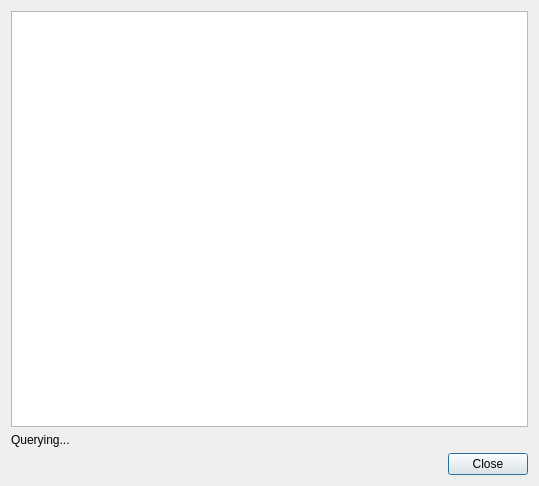
<?xml version="1.0" encoding="UTF-8"?>
<ui version="4.0">
 <class>ServiceDiscovery</class>
 <widget class="QDialog" name="ServiceDiscovery">
  <property name="geometry">
   <rect>
    <x>0</x>
    <y>0</y>
    <width>539</width>
    <height>486</height>
   </rect>
  </property>
  <property name="windowTitle">
   <string>Available Services</string>
  </property>
  <layout class="QVBoxLayout" name="verticalLayout">
   <item>
    <widget class="QListWidget" name="list"/>
   </item>
   <item>
    <widget class="QLabel" name="status">
     <property name="text">
      <string>Querying...</string>
     </property>
    </widget>
   </item>
   <item>
    <widget class="QDialogButtonBox" name="buttonBox">
     <property name="standardButtons">
      <set>QDialogButtonBox::Close</set>
     </property>
    </widget>
   </item>
  </layout>
 </widget>
 <resources/>
 <connections>
  <connection>
   <sender>buttonBox</sender>
   <signal>accepted()</signal>
   <receiver>ServiceDiscovery</receiver>
   <slot>accept()</slot>
   <hints>
    <hint type="sourcelabel">
     <x>396</x>
     <y>457</y>
    </hint>
    <hint type="destinationlabel">
     <x>535</x>
     <y>443</y>
    </hint>
   </hints>
  </connection>
  <connection>
   <sender>buttonBox</sender>
   <signal>rejected()</signal>
   <receiver>ServiceDiscovery</receiver>
   <slot>reject()</slot>
   <hints>
    <hint type="sourcelabel">
     <x>339</x>
     <y>464</y>
    </hint>
    <hint type="destinationlabel">
     <x>535</x>
     <y>368</y>
    </hint>
   </hints>
  </connection>
 </connections>
</ui>
